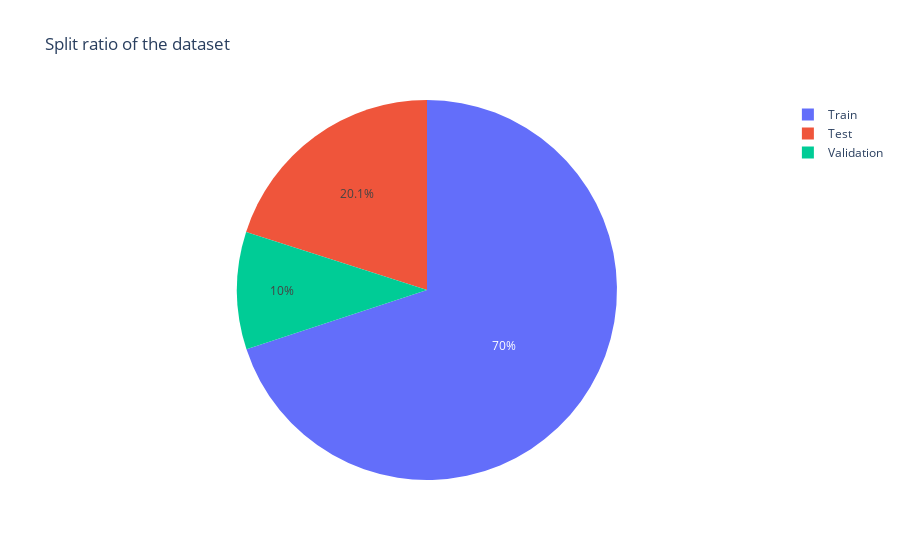

Source (notebook cell):
### Markdown cell above
##### Check the split ratio of the dataset

### Code cell
# Count the total number of images in each dataframe
train_count = len(df_train)
val_count = len(df_val)
test_count = len(df_test)

# Create a DataFrame to store the counts
data_counts = pd.DataFrame({
    'DataFrame': ['Train', 'Validation', 'Test'],
    'Images': [train_count, val_count, test_count]
})

fig_pie = px.pie(data_counts, 
                 names='DataFrame', 
                 values='Images', 
                 title='Split ratio of the dataset')

fig_pie.show()

### Figure 1 — Plotly figure (JSON) as saved in the notebook; plotly's stock layout.template omitted (floating-point values rounded to 4 significant figures)
{"data": [{"domain": {"x": [0, 1], "y": [0, 1]}, "hovertemplate": "DataFrame=%{label}<br>Images=%{value}<extra></extra>", "labels": ["Train", "Validation", "Test"], "legendgroup": "", "name": "", "showlegend": true, "type": "pie", "values": [2428, 347, 696]}], "layout": {"legend": {"tracegroupgap": 0}, "title": {"text": "Split ratio of the dataset"}}}
